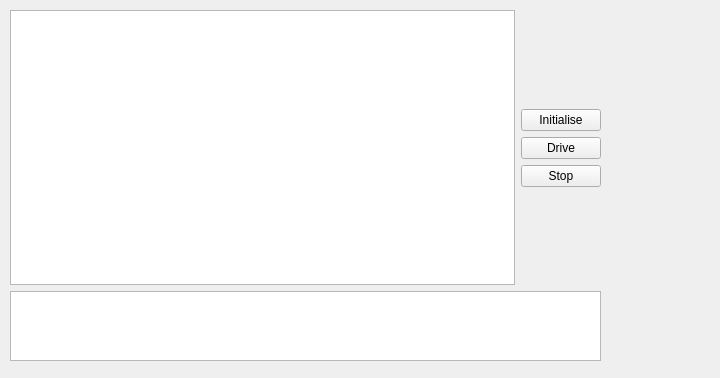
<?xml version="1.0" encoding="UTF-8"?>
<ui version="4.0">
 <class>MotionControlForm</class>
 <widget class="QWidget" name="MotionControlForm">
  <property name="geometry">
   <rect>
    <x>0</x>
    <y>0</y>
    <width>720</width>
    <height>378</height>
   </rect>
  </property>
  <property name="windowTitle">
   <string>Form</string>
  </property>
  <widget class="QWidget" name="gridLayoutWidget">
   <property name="geometry">
    <rect>
     <x>10</x>
     <y>10</y>
     <width>591</width>
     <height>351</height>
    </rect>
   </property>
   <layout class="QGridLayout" name="gridLayout" rowstretch="4,1">
    <item row="0" column="0">
     <widget class="QTableView" name="motorTableView"/>
    </item>
    <item row="1" column="0" colspan="2">
     <widget class="QTextBrowser" name="daqOutput"/>
    </item>
    <item row="0" column="1">
     <layout class="QVBoxLayout" name="verticalLayout">
      <item>
       <spacer name="verticalSpacer_2">
        <property name="orientation">
         <enum>Qt::Vertical</enum>
        </property>
        <property name="sizeHint" stdset="0">
         <size>
          <width>20</width>
          <height>40</height>
         </size>
        </property>
       </spacer>
      </item>
      <item>
       <widget class="QPushButton" name="initialiseButton">
        <property name="text">
         <string>Initialise</string>
        </property>
       </widget>
      </item>
      <item>
       <widget class="QPushButton" name="driveButton">
        <property name="text">
         <string>Drive</string>
        </property>
       </widget>
      </item>
      <item>
       <widget class="QPushButton" name="stopButton">
        <property name="text">
         <string>Stop</string>
        </property>
       </widget>
      </item>
      <item>
       <spacer name="verticalSpacer">
        <property name="orientation">
         <enum>Qt::Vertical</enum>
        </property>
        <property name="sizeHint" stdset="0">
         <size>
          <width>20</width>
          <height>40</height>
         </size>
        </property>
       </spacer>
      </item>
     </layout>
    </item>
   </layout>
  </widget>
 </widget>
 <resources/>
 <connections/>
</ui>
